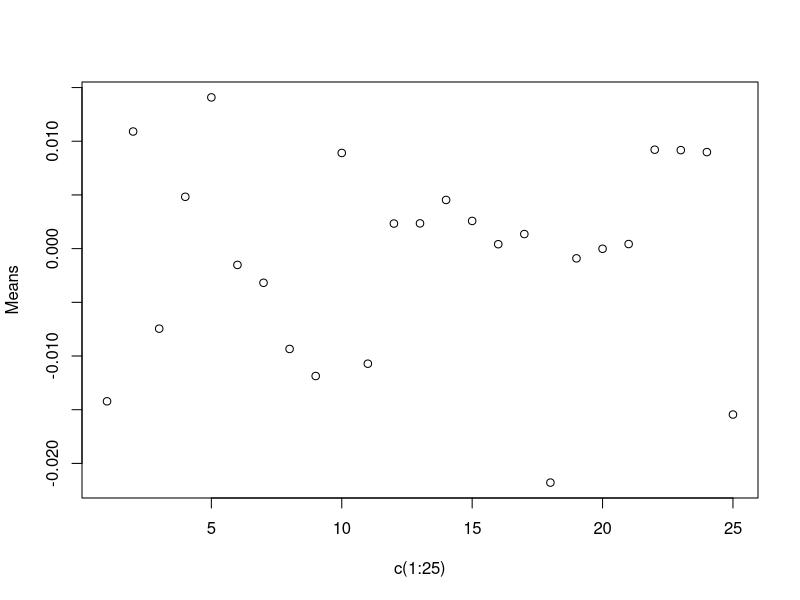

R code for this plot:
Means <- c()
Vars <- c()
i <- 1
for (n in c(1:25)){
  X <- array (runif(10000*n), dim=c(n,10000))
  #def Z_n, Z_n is a function
  myZ <- function(x,n){
    (sum(x)-n/2)*sqrt(12/n)
  }
  #apply is like a for loop
  #apply(array,margin (how it read the array), fun (function to be applied))
  myN <- apply (X,2,myZ,n=n)
  #mean is a generic function
  Means[i] <- mean(myN)
  Vars[i] <- var(myN)
  i <- i+1
}

plot (x=c(1:25), y=Means)
#plot (x=c(1:25), y=Vars)
